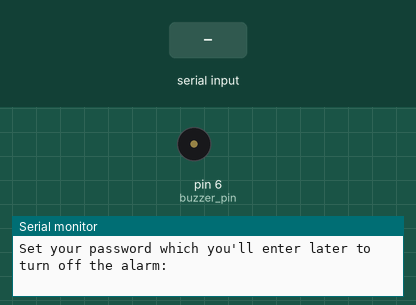
Recording of a sketch running on a simulated Arduino Uno, built with avr-gcc and run on an emulated ATmega328P. Parts: buzzer (waves = sounding), the last lines printed to the serial monitor. The test bench sets the inputs (shaded band).

Above: at 0.8 s.
0.9 s: "1" received over Serial
At 2.6 s:
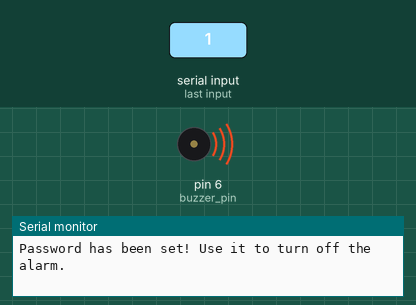
3.4 s: "0" received over Serial
At 3.7 s:
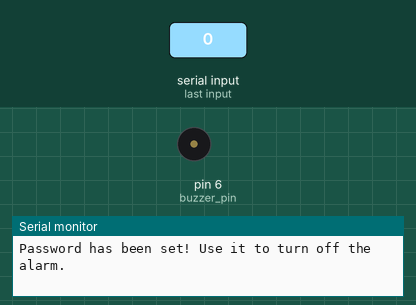
Timing chart, 0 to 6.4 s (numbered marks = the images above; inputs shaded):
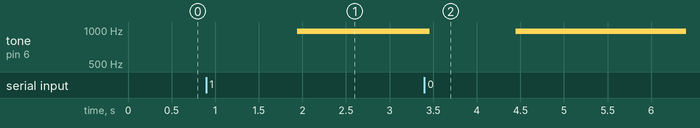

The sketch:

24_Passive_Buzzer_Mini_Alarm_Project.ino
```cpp
int buzzer_pin = 6;

int delay_time = 500;

String message1 = "Set your password which you'll enter later to turn off the alarm: ";
String password;

String user_input;


void setup() {
  // put your setup code here, to run once:
  pinMode(buzzer_pin, OUTPUT);

  Serial.begin(9600);

  // Start by asking the user to set a password
  Serial.println(message1);
  while (Serial.available() == 0){

  }
  password = Serial.readString();

  Serial.println("Password has been set! Use it to turn off the alarm.");
  Serial.println();

}

void loop() {
  // put your main code here, to run repeatedly:

  if (Serial.available() != 0){ // As soon as the user enters something on the serial monitor, we'll get into this if block
    user_input = Serial.readString();

    if (user_input == password){ // Check if what they typed is the same as the password set earlier.
      Serial.println("Entered password is correct!");
      Serial.println("Alarm switched off");
      Serial.println("Type something to turn it back on.");
      Serial.println();

      // Switching the alarm off
      while (Serial.available() == 0){//We're using a while loop here because as soon as they send something we want to get out of it and start the buzzing
        digitalWrite(buzzer_pin, LOW);
        delayMicroseconds(delay_time);
        digitalWrite(buzzer_pin, LOW);
        delayMicroseconds(delay_time);
      }

    } else {
      Serial.println("Entered password is not correct!");
      Serial.println("Alarm will not be switched off!");
      Serial.println();
    }
  }

  // If there is nothing sent through the serial monitor then the alarm will buzz annoyingly :)
  digitalWrite(buzzer_pin, HIGH);
  delayMicroseconds(delay_time);
  digitalWrite(buzzer_pin, LOW);
  delayMicroseconds(delay_time);
}
```

Measured:
- after the input at 0.9 s, tone on pin 6 (buzzer_pin): silent → 970 Hz after 1.0 s
- after the input at 3.4 s, tone on pin 6 (buzzer_pin): 970 Hz → silent after 0.06 s, → 970 Hz 0.98 s later
